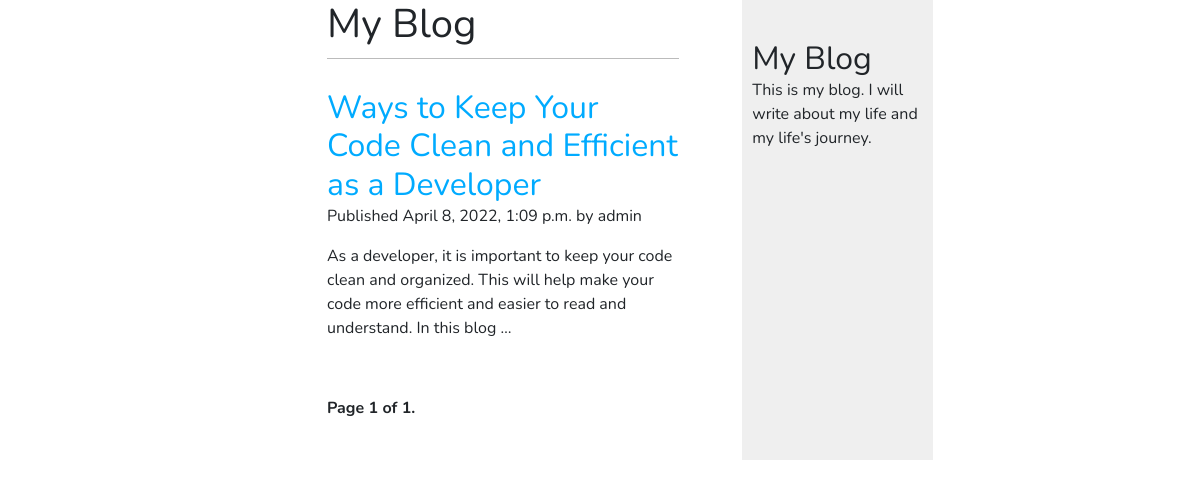
The app's page /, older data.
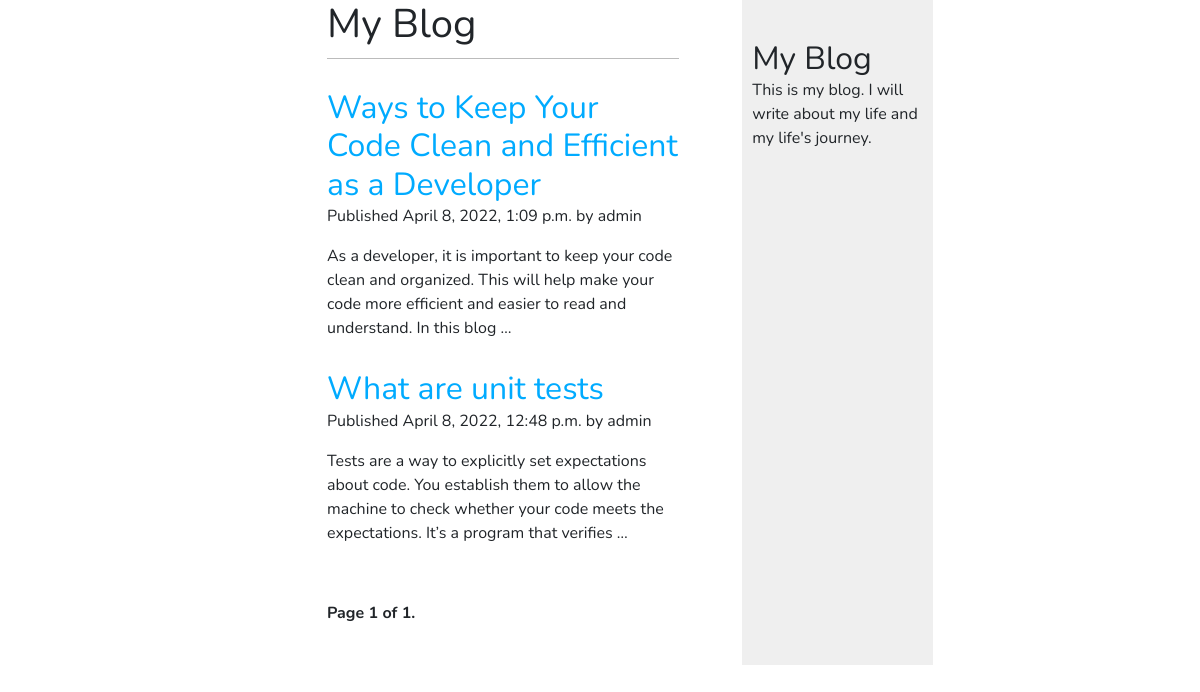
The same page, newer data.
### blog/models.py (models this page shows, shortened)
class Post(models.Model):
    STATUS_CHOISES = (
        ('draft', 'Draft'),
        ('published', 'Published'),
    )
    title = models.CharField(max_length=250)
    slug = models.SlugField(max_length=250, unique_for_date='publish')
    author = models.ForeignKey(User, on_delete=models.CASCADE, related_name='blog_posts')
    body = models.TextField()
    publish = models.DateTimeField(default=timezone.now)
    created = models.DateTimeField(auto_now_add=True)
    updated = models.DateTimeField(auto_now=True)
    status = models.CharField(max_length=10, choices=STATUS_CHOISES, default='draft')
    class Meta:
        ordering = ('-publish',)
    objects = models.Manager()
    published = PublishedManager()
    def get_absolute_url(self):
        return reverse('blog:post_detail', args=[self.publish.year, self.publish.month, self.publish.day, self.slug])

### blog/views.py (the view)
# urls.py: path('', views.post_list, name='post_list'),
def post_list(request):
    object_list = Post.published.all()
    paginator = Paginator(object_list, 3) # 3 posts in each page
    page = request.GET.get('page')
    try:
        posts = paginator.page(page)
    except PageNotAnInteger:
        posts = paginator.page(1)
    except EmptyPage:
        posts = paginator.page(paginator.num_pages)
    return render(request, 'blog/post/post_list.html', {'page': page, 'posts': posts})

### blog/models.py (called while the page is built)
    def get_queryset(self):
        return super().get_queryset().filter(status='published')

### blog/templates/blog/post/post_list.html (shortened to what this page needs)
{% extends "blog/base.html" %}
{% block content %}
<div class="container" id="content">
    <div class="row">
        <div class="col-md-12">
            <h1>My Blog</h1>
            {% for post in posts %}
            <div class="post">
                <h2>
                    <a href="{{ post.get_absolute_url }}">
                        {{ post.title }}
                    </a>
                </h2>
                <p>
                    Published {{ post.publish }} by {{ post.author }}
                </p>
                <p>{{ post.body|truncatewords:30|linebreaks }}</p>
            </div>
        {% endfor %}
    </div>
</div>
    {% include "blog/pagination.html" with page=posts %}
{% endblock %}

Row changes from the older to the newer data that the page shows:
now on this page (row edited): Post: title "What are unit tests", publish "April 8, 2022, 12:48 p.m.", author "admin", body "Tests are a way to explicitly set expectations about code. You establish them to allow the machine to check whether your code meets the expectations. It’s a program that verifies …"
